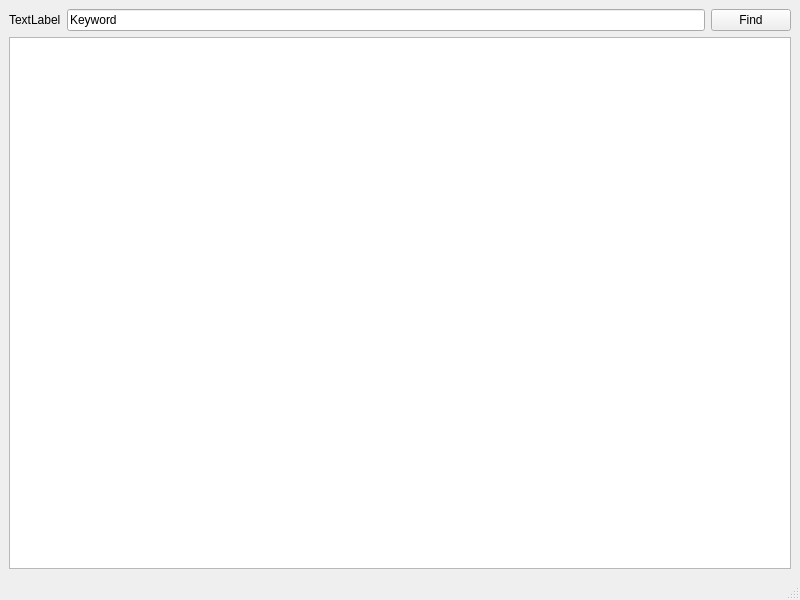
<?xml version="1.0" encoding="UTF-8"?>
<ui version="4.0">
 <class>TextFinder</class>
 <widget class="QMainWindow" name="TextFinder">
  <property name="geometry">
   <rect>
    <x>0</x>
    <y>0</y>
    <width>800</width>
    <height>600</height>
   </rect>
  </property>
  <property name="windowTitle">
   <string>TextFinder</string>
  </property>
  <widget class="QWidget" name="centralwidget">
   <layout class="QVBoxLayout" name="verticalLayout">
    <item>
     <layout class="QHBoxLayout" name="horizontalLayout">
      <item>
       <widget class="QLabel" name="label">
        <property name="text">
         <string>TextLabel</string>
        </property>
       </widget>
      </item>
      <item>
       <widget class="QLineEdit" name="lineEdit">
        <property name="text">
         <string>Keyword</string>
        </property>
       </widget>
      </item>
      <item>
       <widget class="QPushButton" name="findButton">
        <property name="text">
         <string>Find</string>
        </property>
       </widget>
      </item>
     </layout>
    </item>
    <item>
     <widget class="QTextEdit" name="textEdit"/>
    </item>
   </layout>
  </widget>
  <widget class="QMenuBar" name="menubar">
   <property name="geometry">
    <rect>
     <x>0</x>
     <y>0</y>
     <width>800</width>
     <height>21</height>
    </rect>
   </property>
  </widget>
  <widget class="QStatusBar" name="statusbar"/>
 </widget>
 <resources/>
 <connections/>
</ui>
